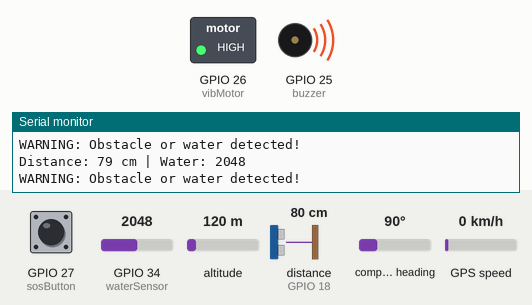
Simulated run of this sketch. Board: ESP32. On the bench: switched loads named in the sketch (green lamp = pin HIGH), buzzer (waves = sounding, pin HIGH), the last lines printed to the serial monitor. Wiring (inferred from the names in the program): ultrasonic range finder: trigger GPIO 5; echo GPIO 18. The inputs (shaded band) are chosen by the test bench; at power-on: GPIO 34 (waterSensor) = 2048, GPIO 27 (sosButton) HIGH, altitude 120 m, distance to the obstacle (sensor on GPIO 18) 80 cm, compass heading 90°, GPS speed 0 km/h. The echo pulse lasts 58.3 µs per cm; the GPS gets a fix after 3 s at 37.7749, -122.4194 with 8 satellites; pins used as bus, display or sensor lines are not drawn.

Above: at 1.2 s.
1.3 s: GPIO 34 (waterSensor) set to 1559
2.8 s: GPIO 34 (waterSensor) set to 1452
At 3.6 s:
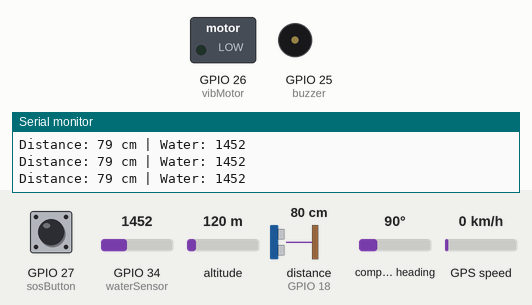
Timing chart, 0 to 5.8 s (numbered marks = the images above; inputs shaded):
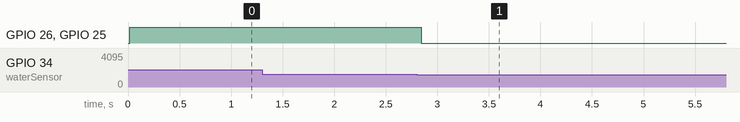

The sketch:

BLIND_ASSISTANCE_SMART_STICK.ino
```cpp
#include <HardwareSerial.h>
#include <TinyGPS++.h>

//PIN DEFINITIONS

// Ultrasonic sensor
int trigPin = 5;
int echoPin = 18;

// Water sensor
int waterSensor = 34;

// Alerts
int buzzer = 25;
int vibMotor = 26;

// SOS button
int sosButton = 27;

// GPS
int gpsRx = 16;
int gpsTx = 17;

// GSM
int gsmRx = 4;
int gsmTx = 2;


//GPS AND SERIAL

TinyGPSPlus gps;

HardwareSerial gpsSerial(1);
HardwareSerial gsmSerial(2);


//SETTINGS
// Obstacle distance in centimeters
int obstacleDistance = 50;

// Water sensor threshold
int waterThreshold = 1500;


//SETUP

void setup() {

  Serial.begin(115200);

  // Ultrasonic
  pinMode(trigPin, OUTPUT);
  pinMode(echoPin, INPUT);

  // Water sensor
  pinMode(waterSensor, INPUT);

  // Alert devices
  pinMode(buzzer, OUTPUT);
  pinMode(vibMotor, OUTPUT);

  // SOS button
  pinMode(sosButton, INPUT_PULLUP);

  // Start GPS
  gpsSerial.begin(9600, SERIAL_8N1, gpsRx, gpsTx);

  // Start GSM
  gsmSerial.begin(9600, SERIAL_8N1, gsmRx, gsmTx);

  // Turn alerts OFF
  digitalWrite(buzzer, LOW);
  digitalWrite(vibMotor, LOW);

  Serial.println();
  Serial.println("Blind Assistance Smart Stick");
  Serial.println("System Started");
}


//MAIN LOOP
void loop() {

  //GPS DATA

  while (gpsSerial.available()) {
    gps.encode(gpsSerial.read());
  }


  //ULTRASONIC

  int distance = getDistance();


  //WATER SENSOR

  int waterVal = analogRead(waterSensor);


  //SERIAL MONITOR

  Serial.print("Distance: ");
  Serial.print(distance);
  Serial.print(" cm");

  Serial.print(" | Water: ");
  Serial.println(waterVal);


  //OBSTACLE / WATER ALERT

  if ((distance > 0 && distance <= obstacleDistance) ||
      waterVal > waterThreshold) {

    digitalWrite(buzzer, HIGH);
    digitalWrite(vibMotor, HIGH);

    Serial.println("WARNING: Obstacle or water detected!");

  }
  else {

    digitalWrite(buzzer, LOW);
    digitalWrite(vibMotor, LOW);
  }


  //SOS BUTTON

  if (digitalRead(sosButton) == LOW) {

    Serial.println("SOS BUTTON PRESSED!");

    sendSOS();

    // Prevent repeated SMS messages
    delay(5000);
  }


  delay(150);
}


//ULTRASONIC FUNCTION
int getDistance() {

  // Make sure trigger is LOW
  digitalWrite(trigPin, LOW);
  delayMicroseconds(2);

  // Send ultrasonic pulse
  digitalWrite(trigPin, HIGH);
  delayMicroseconds(10);
  digitalWrite(trigPin, LOW);

  // Measure echo
  long duration = pulseIn(echoPin, HIGH, 30000);

  // If no echo is received
  if (duration == 0) {
    return 0;
  }

  // Calculate distance
  int distance = duration * 0.034 / 2;

  return distance;
}


//SOS FUNCTION
void sendSOS() {

  Serial.println("Preparing SOS alert...");


  // GET GPS LOCATION

  String locationMessage;

  if (gps.location.isValid()) {

    String latitude = String(gps.location.lat(), 6);
    String longitude = String(gps.location.lng(), 6);

    locationMessage = "https://maps.google.com/?q=";
    locationMessage += latitude;
    locationMessage += ",";
    locationMessage += longitude;

    Serial.print("Latitude: ");
    Serial.println(latitude);

    Serial.print("Longitude: ");
    Serial.println(longitude);

  }
  else {

    locationMessage = "GPS location not available";

    Serial.println("GPS location not available");
  }


  //GSM SMS

  gsmSerial.println("AT");
  delay(1000);

  gsmSerial.println("AT+CMGF=1");
  delay(1000);


  // CHANGE THIS ONLY WHEN TESTING LOCALLY
  // Do NOT put your real number in a public GitHub repository.

  gsmSerial.println("AT+CMGS=\"YOUR_PHONE_NUMBER\"");
  delay(1000);


  // SMS message

  gsmSerial.println("SOS ALERT!");

  gsmSerial.println("Emergency assistance may be required.");

  gsmSerial.print("Location: ");
  gsmSerial.println(locationMessage);


  // CTRL + Z tells SIM800L to send the SMS

  gsmSerial.write(26);

  delay(5000);

  Serial.println("SOS message command sent.");
}
```

Measured:
- the behaviour switches between 1501 and 1500 on GPIO 34 (waterSensor) (found by bisection; images 0 and 1)
- after the input at 2.8 s, GPIO 26 (vibMotor), GPIO 25 (buzzer): HIGH → LOW at once
